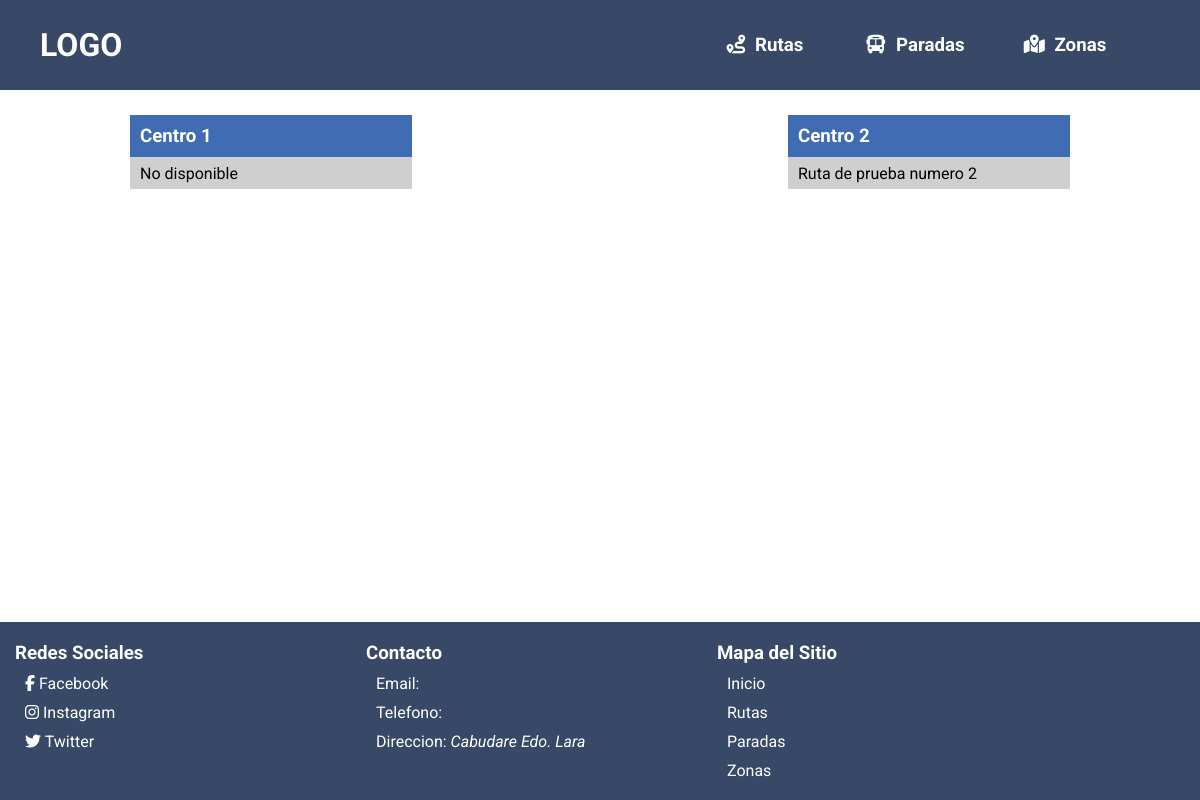
The app's page /busqueda/rutas with its own data.
### API/models.py (models this page shows, shortened)
class Route(models.Model):
    name = models.CharField(max_length=150, verbose_name='Route Name', unique=True)
    route_description = models.CharField(max_length=150, verbose_name='Route description', default="No disponible")
    stop1 = models.ForeignKey(BusStop, on_delete=models.SET_NULL, null=True, blank=True, related_name="Parada1", verbose_name='Parada 1')
    stop2 = models.ForeignKey(BusStop, on_delete=models.SET_NULL, null=True, blank=True, related_name= "Parada2", verbose_name='Parada 2')
    stop3 = models.ForeignKey(BusStop, on_delete=models.SET_NULL, null=True, blank=True, related_name= "Parada3", verbose_name='Parada 3')
    stop4 = models.ForeignKey(BusStop, on_delete=models.SET_NULL, null=True, blank=True, related_name= "Parada4", verbose_name='Parada 4')
    stop5 = models.ForeignKey(BusStop, on_delete=models.SET_NULL, null=True, blank=True, related_name= "Parada5", verbose_name='Parada 5')
    stop6 = models.ForeignKey(BusStop, on_delete=models.SET_NULL, null=True, blank=True, related_name= "Parada6", verbose_name='Parada 6')
    stop7 = models.ForeignKey(BusStop, on_delete=models.SET_NULL, null=True, blank=True, related_name= "Parada7", verbose_name='Parada 7')
    stop8 = models.ForeignKey(BusStop, on_delete=models.SET_NULL, null=True, blank=True, related_name= "Parada8", verbose_name='Parada 8')
    stop9 = models.ForeignKey(BusStop, on_delete=models.SET_NULL, null=True, blank=True, related_name= "Parada9", verbose_name='Parada 9')
    stop10 = models.ForeignKey(BusStop, on_delete=models.SET_NULL, null=True, blank=True, related_name= "Parada10", verbose_name='Parada 10')
    stop11 = models.ForeignKey(BusStop, on_delete=models.SET_NULL, null=True, blank=True, related_name= "Parada11", verbose_name='Parada 11')
    stop12 = models.ForeignKey(BusStop, on_delete=models.SET_NULL, null=True, blank=True, related_name= "Parada12", verbose_name='Parada 12')
    stop13 = models.ForeignKey(BusStop, on_delete=models.SET_NULL, null=True, blank=True, related_name= "Parada13", verbose_name='Parada 13')
    stop14 = models.ForeignKey(BusStop, on_delete=models.SET_NULL, null=True, blank=True, related_name= "Parada14", verbose_name='Parada 14')
    stop15 = models.ForeignKey(BusStop, on_delete=models.SET_NULL, null=True, blank=True, related_name= "Parada15", verbose_name='Parada 15')
    stop16 = models.ForeignKey(BusStop, on_delete=models.SET_NULL, null=True, blank=True, related_name= "Parada16", verbose_name='Parada 16')
    stop17 = models.ForeignKey(BusStop, on_delete=models.SET_NULL, null=True, blank=True, related_name= "Parada17", verbose_name='Parada 17')
    stop18 = models.ForeignKey(BusStop, on_delete=models.SET_NULL, null=True, blank=True, related_name= "Parada18", verbose_name='Parada 18')
    stop19 = models.ForeignKey(BusStop, on_delete=models.SET_NULL, null=True, blank=True, related_name= "Parada19", verbose_name='Parada 19')
    stop20 = models.ForeignKey(BusStop, on_delete=models.SET_NULL, null=True, blank=True, related_name= "Parada20", verbose_name='Parada 20')

### API/views.py (the view)
# urls.py: path('busqueda/<query_param>', API.views.busqueda),
def busqueda(request, query_param):
    context = dict()
    context['title'] = "Buscar"
    context['style_search'] = True
    if query_param == 'rutas':
        context['content_type'] = 'routes'
        context['title'] += " Rutas"
        context['routes'] = [route for route in Route.objects.all()]
    elif query_param == 'paradas':
        context['content_type'] = 'bus_stops'
        context['title'] += " Paradas"
        context['stops'] = [stop for stop in BusStop.objects.all()]
    else:
        context['content_type'] = 'zones'
        context['title'] += " Zonas"
        context['zones'] = [zone for zone in Zone.objects.all()]
    return render(request, "search.html", context)

### templates/search.html (shortened to what this page needs)
{% extends "base.html" %}
{% block content %}
    {% if content_type == 'routes' %}
        {% for route in routes %}
            <a href="/ver/ruta/{{route.name}}">
                <article class="card">
                    <h3 class="card-title">{{route.name}}</h3>
                    <p class="card-description">{{route.route_description}}</p>
                </article>
            </a>
        {% endfor %}
    {% endif %}
{% endblock %}

### static/CSS/style.css (style rules this page uses)
:root { --color-main: #374966; --color-main-light: #3f6cb3; --color-main-dark: #2a3951; --color-secondary: #F9DBBD; --color-secondary-light: #FDF5EC; --color-secondary-dark: #F6CCA2; --color-3: #FCA17D; --color-3-light: #FDC5AF; --color-3-dark: #FB8C60; --color-accent: #7f2933; --color-accent-light: #bd3d4c; --color-accent-dark: #8E2937; }
* { text-decoration: none; font-family: 'Roboto', sans-serif; margin: 0; padding: 0; box-sizing: border-box; }
body { display: flex; min-height: 100vh; flex-direction: column; margin-top: 90px; }
@media only screen and (min-width: 601px) { body { margin: 0; } }

### static/CSS/search.css (style rules this page uses)
:root { --color-main: #374966; --color-main-light: #3f6cb3; --color-main-dark: #2a3951; --color-secondary: #F9DBBD; --color-secondary-light: #FDF5EC; --color-secondary-dark: #F6CCA2; --color-3: #FCA17D; --color-3-light: #FDC5AF; --color-3-dark: #FB8C60; --color-accent: #7f2933; --color-accent-light: #bd3d4c; --color-accent-dark: #8E2937; }
main a { width: 100%; color: white; margin-bottom: 20px; }
a .card { width: 100%; height: 100%; color: inherit; text-decoration: none; background-color: #cfcfcf; }
.card .card-title { background-color: var(--color-main-light); padding: 10px 10px; }
.card .card-description { color: black; padding: 7px 10px; }
@media only screen and (min-width: 601px) { main a { width: 30%; margin: 10px 0; } }

### records on screen
Route: name "Centro 1", route_description "No disponible"
Route: name "Centro 2", route_description "Ruta de prueba numero 2"
